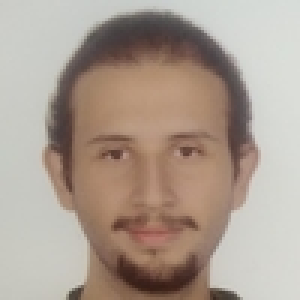
%> input picture Adding Filters With 2D Convolution Sum Algorithm/ugur.jpg, 100 x 100 px (shown 3 times larger)
$ octave --eval "customConv2;"   (GNU Octave 9; MATLAB toolbox functions it lacks are replaced by stand-ins)
%> lines starting %> are read from the running program, lines starting %| are printed output that depends on the picture
% [13 lines of commented-out code are left out]

function customConv2

    H = zeros(2, 2);

    for x = 1 : 2
        for y = 1 : 2
            value = input(['Enter [' num2str(x) ',' num2str(y) '] value: ']);
            H(x, y) = value;
        end
    end
%> this loop made 2 passes; the answer given on pass 1: 1

    choice = input('For image: 1, for matrix: 2 ');
%> the answer given: 1
    if(choice == 1)
        message = 'enter image name: ';
        imgName = input(message,'s');
%> the answer given: ugur.jpg
        img = imread(imgName);
%> img is the input picture: size 100x100x3 uint8; mean R, G, B 172.2, 157.3, 145.6

        figure(1);
        imshow(img);
        title('Original');

        figure(2);
        imshow(uint8(conv2Filter(double(rgb2gray(img)),double(H))));
        title('With 2D Convoluiton Sum');

    elseif(choice == 2)
        matrixSize = input('Enter matrix size: ');
        X = zeros(matrixSize,matrixSize);

        for a = 1 : matrixSize
            for b = 1 : matrixSize
                value = input(['Enter [' num2str(a) ',' num2str(b) '] value: ']);
                X(a, b) = value;
            end
        end

        disp('Result: ');
        conv2Filter(X,H)
    end

    function Y = conv2Filter(X, H)
%> called with H = [1 1; 1 3]

        temp = H(1,2);
        H(1,2)= H(2,1);
        H(2,1) = temp;

        [M1, M2] = size(X);
%> M1 = 100; M2 = 100
        [N1, N2] = size(H);

        mulMatrix = zeros((N1-1)*2 + M1, (N2-1)*2 + M2);

        for i = 1 : M1
            for j = 1 : M2
                mulMatrix(N1 - 1 + i, N2 - 1 + j) = X(i, j);
            end
        end
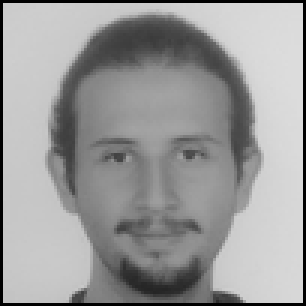
%> mulMatrix: size 102x102 double (shown 3 times larger); min 0, max 221, mean 154.2

        Y = zeros(N1 + M1 - 1, N2 + M2 - 1);
        for n1 = 1 : N1 + M1 - 1
            for n2 = 1: N2 + M2 - 1
                t = 0;
                for k1 = 1: N1
                    for k2 = 1: N2
                        t = t + H(k1, k2) * mulMatrix(k1 - 1 + n1,k2 - 1 + n2);
                    end
                end
                Y(n1, n2) = t;
            end
        end
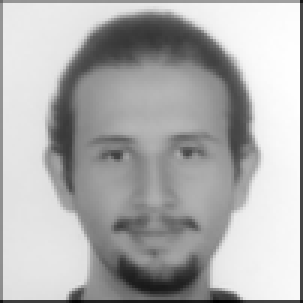
%> Y: size 101x101 double (shown 3 times larger); min 103, max 1323, mean 943.8; drawn with min black and max white
    end
end
